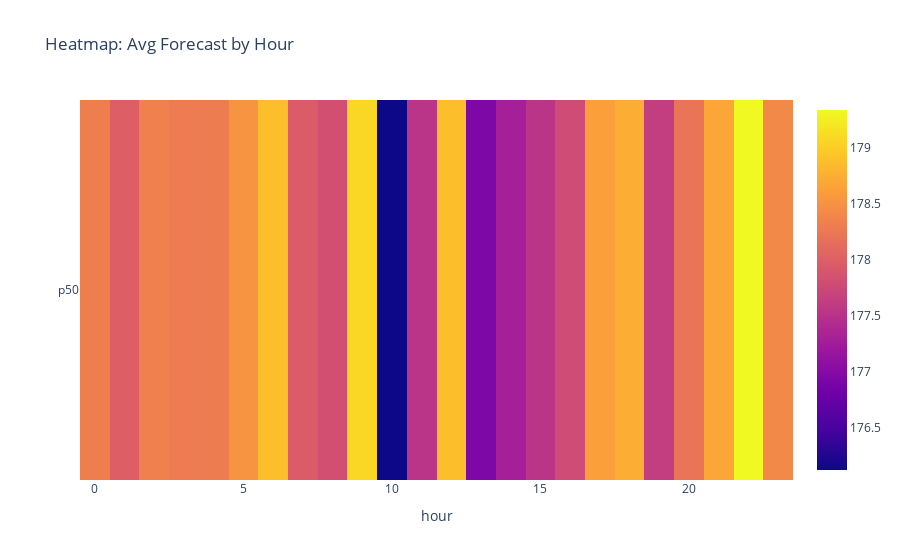

Notebook source saved alongside this figure:
### Code cell
import pandas as pd
import plotly.express as px

tmp = rows.copy()
tmp["hour"] = pd.to_datetime(tmp["timestamp"]).dt.hour

heat = tmp.groupby("hour")[["p50"]].mean().reset_index()
fig = px.imshow(
    heat.set_index("hour").T,
    aspect="auto",
    title="Heatmap: Avg Forecast by Hour"
)
fig

### Figure 1 — Plotly figure (JSON) as saved in the notebook; plotly's stock layout.template omitted (floating-point values rounded to 4 significant figures)
{"data": [{"coloraxis": "coloraxis", "hovertemplate": "hour: %{x}<br>y: %{y}<br>color: %{z}<extra></extra>", "name": "0", "type": "heatmap", "x": [0, 1, 2, 3, 4, 5, 6, 7, 8, 9, 10, 11, 12, 13, 14, 15, 16, 17, 18, 19, 20, 21, 22, 23], "xaxis": "x", "y": ["p50"], "yaxis": "y", "z": [[178.3, 178.0, 178.3, 178.3, 178.3, 178.5, 178.9, 178.0, 177.8, 179.1, 176.1, 177.5, 178.9, 176.9, 177.3, 177.5, 177.8, 178.6, 178.7, 177.6, 178.2, 178.7, 179.3, 178.4]]}], "layout": {"coloraxis": {"colorscale": [[0, "#0d0887"], [0.1111, "#46039f"], [0.2222, "#7201a8"], [0.3333, "#9c179e"], [0.4444, "#bd3786"], [0.5556, "#d8576b"], [0.6667, "#ed7953"], [0.7778, "#fb9f3a"], [0.8889, "#fdca26"], [1, "#f0f921"]]}, "title": {"text": "Heatmap: Avg Forecast by Hour"}, "xaxis": {"anchor": "y", "domain": [0, 1], "title": {"text": "hour"}}, "yaxis": {"anchor": "x", "autorange": "reversed", "domain": [0, 1]}}}
